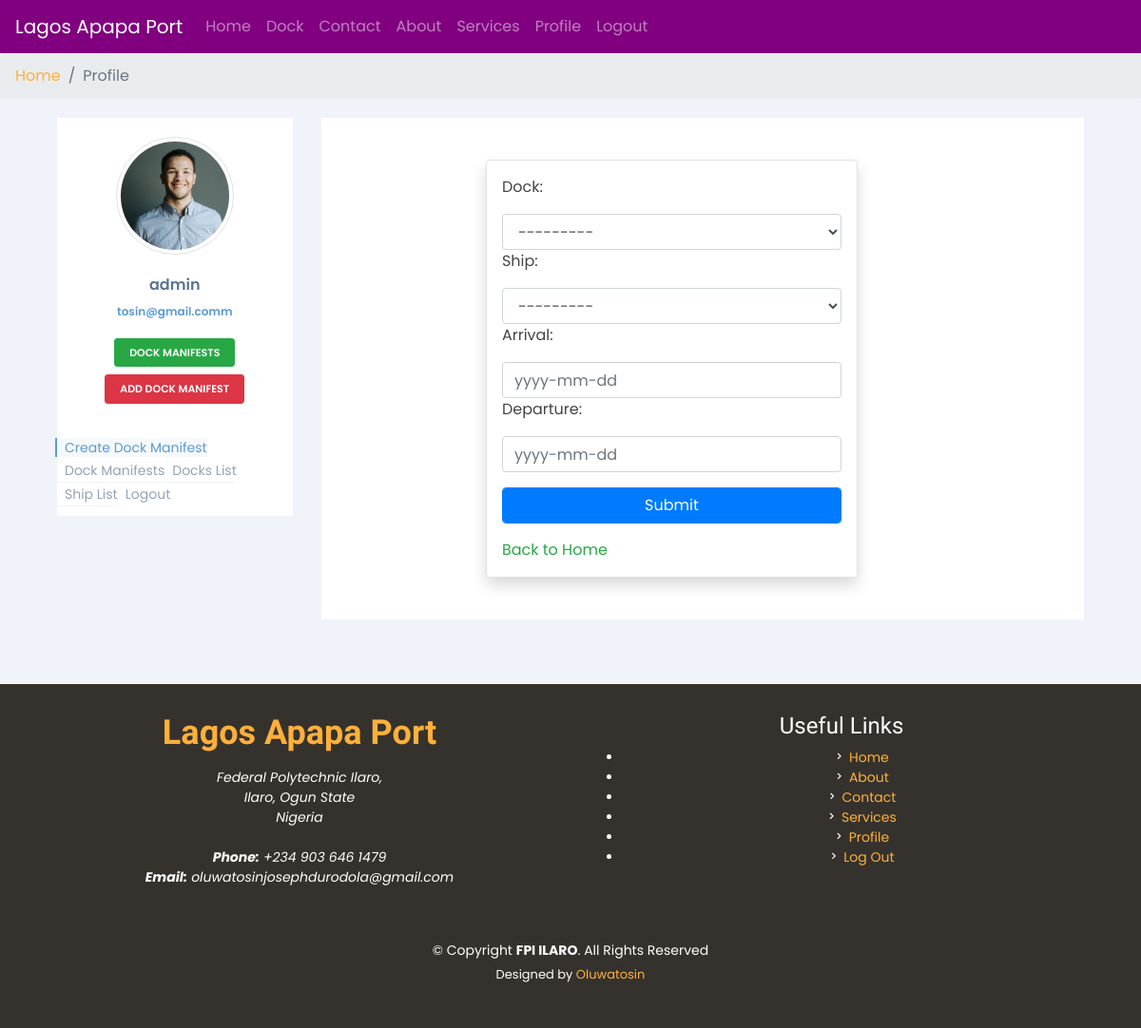
Screenshot of /manifest/create/ (signed in) with the database file from the repository.
### accounts/models.py (models this page shows, shortened)
class MyUser(AbstractBaseUser):
    username = models.CharField(unique=True, max_length=30)
    first_name = models.CharField(max_length=30)
    last_name = models.CharField(max_length=30)
    email = models.EmailField(verbose_name='email address',
                              max_length=255,
                              unique=True,
                              )
    GenderType = models.TextChoices('GenderType', 'MALE FEMALE')
    gender = models.CharField(blank=True, choices=GenderType.choices, max_length=10)
    address = models.CharField(max_length=255)
    date_of_birth = models.DateField(blank=True, null=True)
    profile_pic = models.ImageField(upload_to='user_profile')
    is_active = models.BooleanField(default=True)
    is_admin = models.BooleanField(default=False)
    objects = MyUserManager()
    USERNAME_FIELD = 'username'
    REQUIRED_FIELDS = ['email']
    class Meta:
        verbose_name = 'User'

### ship/views.py (the view, shortened to what this page needs)
# urls.py: path('manifest/create/', CreateDockManifest.as_view(), name='manifest_create'),
class CreateDockManifest(LoginRequiredMixin, generic.CreateView):
    model = DockManifest
    form_class = DockManifestForm
    template_name = 'ship/manifest_form.html'
    success_url = reverse_lazy('accounts:profile')

### ship/forms.py
class DockManifestForm(ModelForm):
    def __init__(self, *args, **kwargs):
        super(DockManifestForm, self).__init__(*args, **kwargs)
        self.fields['ship'].widget.attrs['class'] = 'form-control'
        self.fields['arrival'].widget.attrs['class'] = 'form-control'
        self.fields['departure'].widget.attrs['class'] = 'form-control'
        self.fields['dock'].widget.attrs['class'] = 'form-control'
        self.fields['arrival'].widget.attrs['placeholder'] = 'yyyy-mm-dd'
        self.fields['departure'].widget.attrs['placeholder'] = 'yyyy-mm-dd'
    class Meta:
        model = DockManifest
        fields = ('dock', 'ship', 'arrival', 'departure',)

### ship/models.py (called while the page is built)
    def __str__(self):
        name = self.name if self.name else '--'
        return '%s' % (self.name)

    def __str__(self):
        name = self.name if self.name else '--'
        return '%s' % (self.name)

### ship/templates/ship/manifest_form.html (shortened to what this page needs)
{% extends 'accounts/profile.html' %}
{% block side_bar %}
    <li class="active">
		<a href="{% url 'ship:manifest_create' %}">
		Create Dock Manifest</a>
	</li>
	<li class="">
		<a href="{% url 'ship:manifest_list' %}">
		Dock Manifests </a>
	</li>
	<li>
		<a href="{% url 'ship:overview' %}" target="_blank">
		 Docks List </a>
	</li>
	<li>
		<a href="{% url 'ship:ships' %}" target="_blank">
		 Ship List </a>
	</li>
{% endblock %}
{% block profile_content %}
<div class="py-2 px-2">
    <div class="row">
        <div class="col-md-2"></div>
        <div class="col-md-7">
            <form method="POST">
                <div class="form-group px-3 py-3 mx-3 my-3 border shadow rounded">
                    {% for item in form %}
                        <div>
                            <label>{{ item.label_tag }}</label>
                            {{ item }}
                        </div>
                    {% endfor %}
                <input type="submit" class="btn btn-primary form-control my-3">
                <a class="text-success" href="{% url 'home' %}">Back to Home</a>
                </div>
            </form>
        </div>
        <div class="col-md-3"></div>
    </div>
</div>
{% endblock %}

### accounts/templates/accounts/profile.html (shortened to what this page needs)
{% extends "base.html" %}
{% block content %}
    <nav aria-label="breadcrumb">
        <ol class="breadcrumb">
            <li class="breadcrumb-item"><a href="{% url 'home' %}">Home</a></li>
            <li class="breadcrumb-item active" aria-current="page">Profile</li>
        </ol>
    </nav>
    <div class="container">
        {% if user.is_authenticated %}
    <div class="row profile">
		<div class="col-md-3">
			<div class="profile-sidebar">
				<div class="row text-center">
				    <div class="col-sm-12">
    				    <div class="profile-userpic center-block">
        					<img src="{{ user.profile_pic.url }}" class="img-fluid img-thumbnail center-block"
                  alt="User profile Picture">
        				</div>
        			</div>
				</div>
				<div class="profile-usertitle">
					<div class="profile-usertitle-name">
						{{ user.username }}
					</div>
					<div class="profile-usertitle-job">
						{{ user.email }}
					</div>
				</div>
				<div class="profile-userbuttons">
					<a href="{% url 'ship:manifest_list' %}"
          class="btn btn-success btn-sm my-1 mx-1">Dock Manifests</a>
					<a href="{% url 'ship:manifest_create' %}"
          class="btn btn-danger btn-sm my-1 mx-1">Add Dock Manifest</a>
				</div>
				<div class="profile-usermenu">
					<ul class="nav">
						{% block side_bar %}
						{% endblock %}
						<li>
							<a href="{% url 'accounts:logout' %}">
							Logout </a>
						</li>
					</ul>
				</div>
			</div>
		</div>
		<div class="col-md-9">
            <div class="profile-content">
			    {% block profile_content %}
			    {% endblock %}
			</div>
		</div>
	</div>
    {% endif %}
</div>
<br>
<br>
{% endblock %}

### static/assets/css/style.css (style rules this page uses)
body { font-family: "Poppins", sans-serif; color: #444444; }
a { color: #ffb03b; }

### accounts/templates/accounts/profile.html (style rules this page uses)
body { background: #F1F3FA; }
.profile { margin: 20px 0; }
.profile-sidebar { padding: 20px 0 10px 0; background: #fff; }
.profile-userpic img { float: none; margin: 0 auto; width: 50%; height: 50%; -webkit-border-radius: 50% !important; -moz-border-radius: 50% !important; border-radius: 50% !important; }
.profile-usertitle { text-align: center; margin-top: 20px; }
.profile-usertitle-name { color: #5a7391; font-size: 16px; font-weight: 600; margin-bottom: 7px; }
.profile-usertitle-job { color: #5b9bd1; font-size: 12px; font-weight: 600; margin-bottom: 15px; }
.profile-userbuttons { text-align: center; margin-top: 10px; }
.profile-userbuttons .btn { text-transform: uppercase; font-size: 11px; font-weight: 600; padding: 6px 15px; margin-right: 5px; }
.profile-userbuttons .btn:last-child { margin-right: 0px; }
.profile-usermenu { margin-top: 30px; }
.profile-usermenu ul li { border-bottom: 1px solid #f0f4f7; }
.profile-usermenu ul li:last-child { border-bottom: none; }
.profile-usermenu ul li a { color: #93a3b5; font-size: 14px; font-weight: 400; }
.profile-usermenu ul li.active { border-bottom: none; }
.profile-usermenu ul li.active a { color: #5b9bd1; background-color: #f6f9fb; border-left: 2px solid #5b9bd1; margin-left: -2px; }
.profile-content { padding: 20px; background: #fff; min-height: 460px; }

### rows the page displays
MyUser: profile_pic (picture), username "admin", email "tosin@gmail.comm"

### other values shown
{{ item.label_tag }} "Dock:" "Ship:" "Arrival:" "Departure:"
